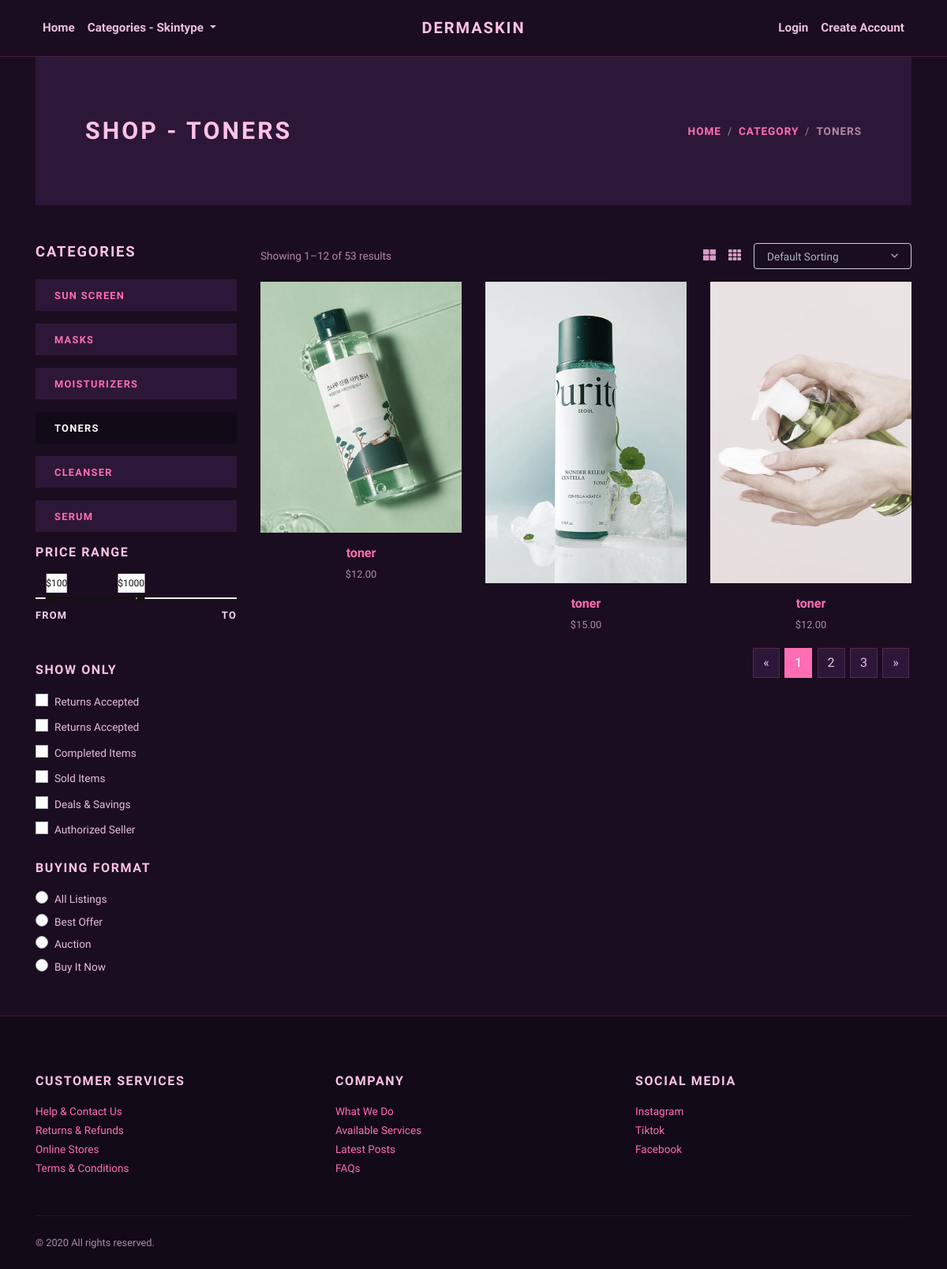
Page /category/toners-essences/ on the committed database.
### store/models.py (models this page shows, shortened)
class Category(models.Model):
    title = models.CharField(max_length=50, verbose_name="Category Title")
    slug = models.SlugField(max_length=55, verbose_name="Category Slug")
    description = models.TextField(blank=True, verbose_name="Category Description")
    category_image = models.ImageField(upload_to='category', blank=True, null=True, verbose_name="Category Image")
    is_active = models.BooleanField(verbose_name="Is Active?")
    is_featured = models.BooleanField(verbose_name="Is Featured?")
    created_at = models.DateTimeField(auto_now_add=True, verbose_name="Created Date")
    updated_at = models.DateTimeField(auto_now=True, verbose_name="Updated Date")
    class Meta:
        verbose_name_plural = 'Categories'
        ordering = ('-created_at', )

class Product(models.Model):
    title = models.CharField(max_length=150, verbose_name="Product Title")
    slug = models.SlugField(max_length=160, verbose_name="Product Slug")
    sku = models.CharField(max_length=255, unique=True, verbose_name="Unique Product ID (SKU)")
    short_description = models.TextField(verbose_name="Short Description")
    detail_description = models.TextField(blank=True, null=True, verbose_name="Detail Description")
    product_image = models.ImageField(upload_to='product', blank=True, null=True, verbose_name="Product Image")
    price = models.DecimalField(max_digits=8, decimal_places=2)
    category = models.ForeignKey(Category, verbose_name="Product Categoy", on_delete=models.CASCADE)
    is_active = models.BooleanField(verbose_name="Is Active?")
    is_featured = models.BooleanField(verbose_name="Is Featured?")
    created_at = models.DateTimeField(auto_now_add=True, verbose_name="Created Date")
    updated_at = models.DateTimeField(auto_now=True, verbose_name="Updated Date")
    class Meta:
        verbose_name_plural = 'Products'
        ordering = ('-created_at', )

### store/views.py (the view)
# urls.py: path('category/<slug:slug>/', views.category_products, name="category-products"),
def category_products(request, slug):
    category = get_object_or_404(Category, slug=slug)
    products = Product.objects.filter(is_active=True, category=category)
    categories = Category.objects.filter(is_active=True)
    return render(request, 'store/category_products.html', {
        'category': category,
        'products': products,
        'categories': categories,
    })

### store/context_preprocessors.py (called while the page is built)
def store_menu(request):
    categories = Category.objects.filter(is_active=True)
    context = {
        'categories_menu': categories,
    }
    return context

def cart_menu(request):
    if request.user.is_authenticated:
        cart_items= Cart.objects.filter(user=request.user)
        context = {
            'cart_items': cart_items,
        }
    else:
        context = {}
    return context

### templates/store/category_products.html (shortened to what this page needs)
{% extends 'base.html' %}
{% load static %}
    {% block content %}
      <div class="container">
        <section class="py-5 bg-light">
          <div class="container">
            <div class="row px-4 px-lg-5 py-lg-4 align-items-center">
              <div class="col-lg-6">
                <h1 class="h2 text-uppercase mb-0">Shop - {{category.title}}</h1>
              </div>
              <div class="col-lg-6 text-lg-right">
                <nav aria-label="breadcrumb">
                  <ol class="breadcrumb justify-content-lg-end mb-0 px-0">
                    <li class="breadcrumb-item"><a href="{% url 'store:home' %}">Home</a></li>
                    <li class="breadcrumb-item"><a href="{% url 'store:all-categories' %}">Category</a></li>
                    <li class="breadcrumb-item active" aria-current="page">{{category.title}}</li>
                  </ol>
                </nav>
              </div>
            </div>
          </div>
        </section>
        <section class="py-5">
          <div class="container p-0">
            <div class="row">
              <div class="col-lg-3 order-2 order-lg-1">
                <h5 class="text-uppercase mb-4">Categories</h5>
                {% if categories %}
                  {% for cat in categories %}
                    <a href="{% url 'store:category-products' cat.slug %}">
                      <div class="py-2 px-4 {% if category == cat %}bg-dark text-white {% else %}bg-light{% endif %} mb-3">
                        <strong class="small text-uppercase font-weight-bold">{{cat.title}}</strong>
                      </div>
                    </a>
                  {% endfor %}
                {% endif %}
                <h6 class="text-uppercase mb-4">Price range</h6>
                <div class="price-range pt-4 mb-5">
                  <div id="range"></div>
                  <div class="row pt-2">
                    <div class="col-6"><strong class="small font-weight-bold text-uppercase">From</strong></div>
                    <div class="col-6 text-right"><strong class="small font-weight-bold text-uppercase">To</strong></div>
                  </div>
                </div>
                <h6 class="text-uppercase mb-3">Show only</h6>
                <div class="custom-control custom-checkbox mb-1">
                  <label class="custom-control-label text-small" for="customCheck1">Returns Accepted</label>
                </div>
                <div class="custom-control custom-checkbox mb-1">
                  <label class="custom-control-label text-small" for="customCheck2">Returns Accepted</label>
                </div>
                <div class="custom-control custom-checkbox mb-1">
                  <label class="custom-control-label text-small" for="customCheck3">Completed Items</label>
                </div>
                <div class="custom-control custom-checkbox mb-1">
                  <label class="custom-control-label text-small" for="customCheck4">Sold Items</label>
                </div>
                <div class="custom-control custom-checkbox mb-1">
                  <label class="custom-control-label text-small" for="customCheck5">Deals &amp; Savings</label>
                </div>
                <div class="custom-control custom-checkbox mb-4">
                  <label class="custom-control-label text-small" for="customCheck6">Authorized Seller</label>
                </div>
                <h6 class="text-uppercase mb-3">Buying format</h6>
                <div class="custom-control custom-radio">
                  <label class="custom-control-label text-small" for="customRadio1">All Listings</label>
                </div>
                <div class="custom-control custom-radio">
                  <label class="custom-control-label text-small" for="customRadio2">Best Offer</label>
                </div>
                <div class="custom-control custom-radio">
                  <label class="custom-control-label text-small" for="customRadio3">Auction</label>
                </div>
                <div class="custom-control custom-radio">
                  <label class="custom-control-label text-small" for="customRadio4">Buy It Now</label>
                </div>
              </div>
              <div class="col-lg-9 order-1 order-lg-2 mb-5 mb-lg-0">
                <div class="row mb-3 align-items-center">
                  <div class="col-lg-6 mb-2 mb-lg-0">
                    <p class="text-small text-muted mb-0">Showing 1–12 of 53 results</p>
                  </div>
                  <div class="col-lg-6">
                    <ul class="list-inline d-flex align-items-center justify-content-lg-end mb-0">
                      <li class="list-inline-item text-muted mr-3"><a class="reset-anchor p-0" href="#"><i class="fas fa-th-large"></i></a></li>
                      <li class="list-inline-item text-muted mr-3"><a class="reset-anchor p-0" href="#"><i class="fas fa-th"></i></a></li>
                      <li class="list-inline-item">
                      </li>
                    </ul>
                  </div>
                </div>
                <div class="row">
                  {% if products %}
                    {% for product in products %}
                      <div class="col-lg-4 col-sm-6">
                        <div class="product text-center">
                          <div class="mb-3 position-relative">
                            <a class="d-block" href="{% url 'store:product-detail' product.slug %}">
                              {% if product.product_image %}
                                <img class="img-fluid w-100" src="{{product.product_image.url}}" alt="{{product.title}}">
                              {% else %}
                                <img class="img-fluid w-100" src="{% static 'img/product-1.jpg' %}" alt="{{product.title}}">
                              {% endif %}
                            </a>
                          </div>
                          <h6> <a class="reset-anchor" href="{% url 'store:product-detail' product.slug %}">{{product.title}}</a></h6>
                          <p class="small text-muted">${{product.price}}</p>
                        </div>
                      </div>
                    {% endfor %}
                  {% endif %}
                </div>
                <nav aria-label="Page navigation example">
                  <ul class="pagination justify-content-center justify-content-lg-end">
                    <li class="page-item"><a class="page-link" href="#" aria-label="Previous"><span aria-hidden="true">«</span></a></li>
                    <li class="page-item active"><a class="page-link" href="#">1</a></li>
                    <li class="page-item"><a class="page-link" href="#">2</a></li>
                    <li class="page-item"><a class="page-link" href="#">3</a></li>
                    <li class="page-item"><a class="page-link" href="#" aria-label="Next"><span aria-hidden="true">»</span></a></li>
                  </ul>
                </nav>
              </div>
            </div>
          </div>
        </section>
      </div>
      {% endblock content %}

### jewelryshop/static/css/style.default.css (style rules this page uses)
.text-small { font-size: 0.85rem !important; }
strong { font-weight: 700; }
.product img { -webkit-filter: grayscale(40%); filter: grayscale(40%); transition: all 0.3s; }
.text-uppercase { text-transform: uppercase; letter-spacing: 0.1em; }
.reset-anchor { color: inherit; transition: all 0.3s; }
.noUi-target { background: #efefef; border-radius: 0; border: none; box-shadow: none; }
.noUi-horizontal { height: 2px; }
body { font-family: "Libre Franklin", sans-serif; font-size: 1rem; font-weight: 400; line-height: 1.5; color: #111111; background-color: #fff; }
a { color: #dcb14a; text-decoration: none; }
h1, h2, h3, h4, h5, h6, .h1, .h2, .h3, .h4, .h5, .h6 { margin-bottom: 0.5rem; font-family: inherit; font-weight: 900; line-height: 1.2; color: inherit; }
h1, .h1 { font-size: 2.2rem; }
h2, .h2 { font-size: 1.9rem; }
h5, .h5 { font-size: 1.15rem; }
h6, .h6 { font-size: 1rem; }
small, .small { font-size: 80%; font-weight: 400; }
.page-item:first-child .page-link { border-top-left-radius: 0; border-bottom-left-radius: 0; }
.page-item:last-child .page-link { border-top-right-radius: 0; border-bottom-right-radius: 0; }
.page-item.active .page-link { color: #fff; background-color: #111111; border-color: #111111; }
.page-link { padding: 0.5rem 0.75rem; line-height: 1.25; color: #111111; background-color: none; border: 1px solid #eee; margin: 0.2rem; transition: all 0.3s; }
.bg-light { background-color: #f8f9fa !important; }
.bg-dark { background-color: #111111 !important; }
.custom-checkbox .custom-control-label::before { border-radius: 0; }
.custom-radio .custom-control-label::before { border-radius: 50%; }
.custom-control-label { font-weight: 400; line-height: 2.1em; cursor: pointer; }
.breadcrumb { background: #f8f9fa; }
.breadcrumb-item { font-size: 0.85rem; text-transform: uppercase; letter-spacing: 0.07em; font-weight: 900; color: #111111; }
.breadcrumb-item a { color: inherit; transition: all 0.3s; }
.breadcrumb-item.active { color: #aaa; }

### jewelryshop/static/css/custom.css (style rules this page uses)
html, body { background-color: #1a0d1f !important; color: #f0d7e8 !important; }
h1, h2, h3, h4, h5, h6 { color: #ffc2e8 !important; }
p, span, small, label { color: #e8bfd9 !important; }
a { color: #ff6eb4 !important; }
.navbar i, .fas, .far { color: #d89cc5 !important; }
.page-link { background-color: #2d1738 !important; color: #e8bfd9 !important; border-color: rgba(255, 110, 180, 0.2) !important; }
.page-item.active .page-link { background-color: #ff6eb4 !important; border-color: #ff6eb4 !important; color: #ffffff !important; }
.bg-white, .bg-light { background-color: #2d1738 !important; }
.bg-dark { background-color: #120a17 !important; }
.text-muted { color: #b388a6 !important; }
.breadcrumb { background-color: transparent !important; }
.breadcrumb-item a { color: #ff6eb4 !important; }
.breadcrumb-item.active { color: #b388a6 !important; }
img { filter: brightness(0.95) contrast(1.05); }

### rows in the picture
Category: title "TONERS"
Category: title "SUN SCREEN"
Category: title "MASKS"
Category: title "MOISTURIZERS"
Category: title "CLEANSER"
Category: title "SERUM"
Product: product_image (picture), title "toner", price "12.00"
Product: product_image (picture), title "toner", price "15.00"
Product: product_image (picture), title "toner", price "12.00"
